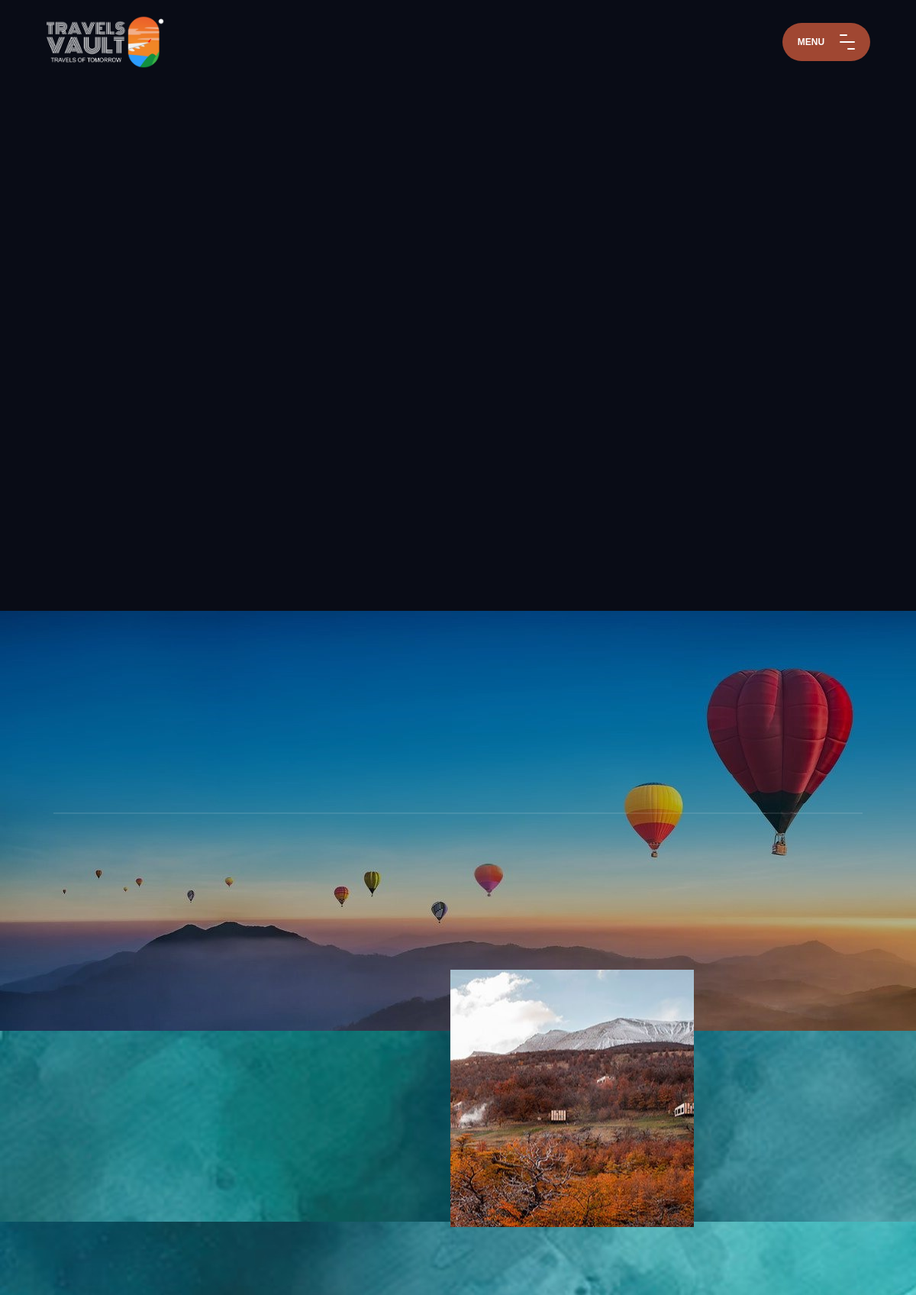
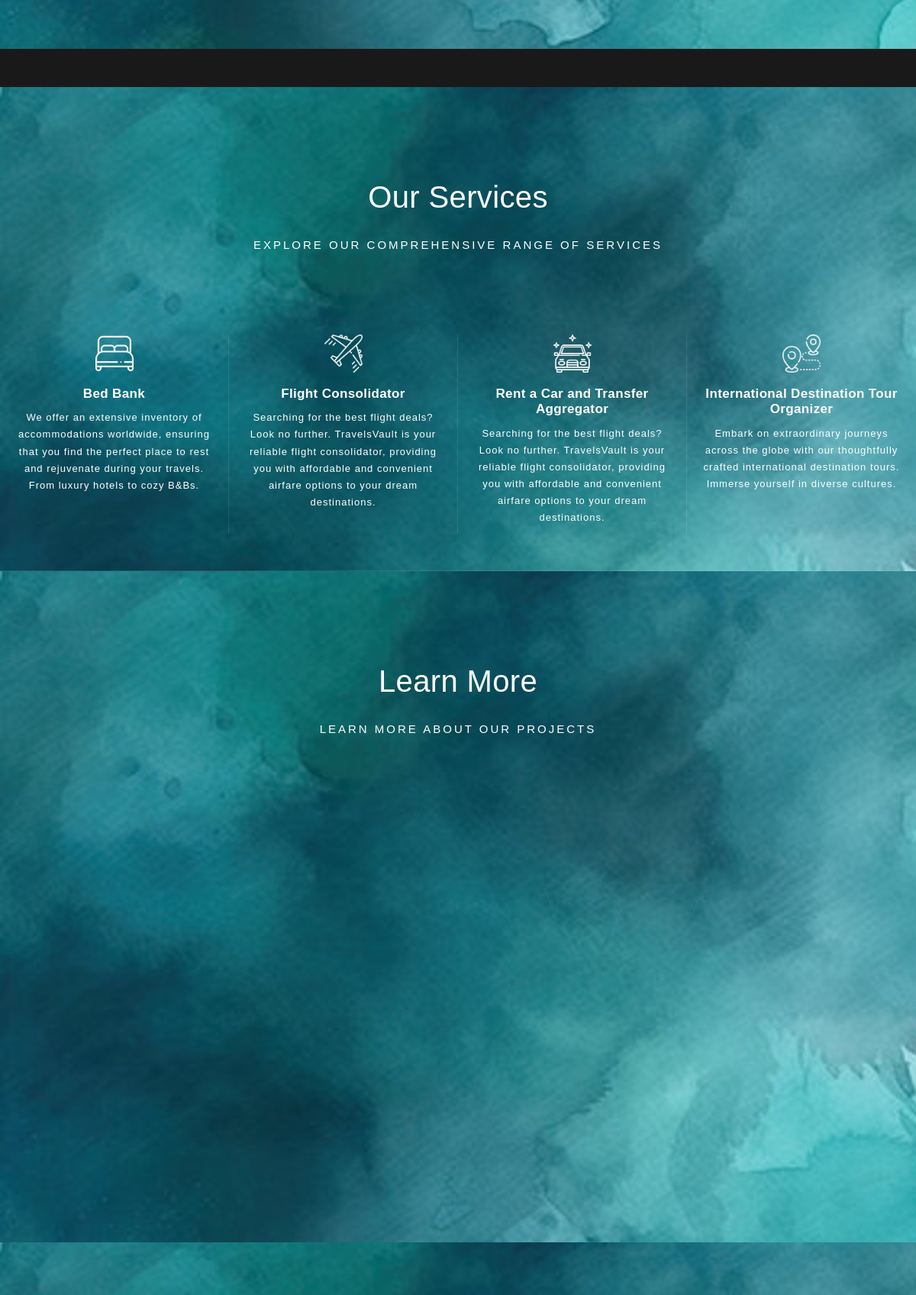
The page / (upper part) on the database its author committed (2 pictures, top to bottom).
### tables this page shows
CREATE TABLE `tbl_settings` (
  `id` int(11) NOT NULL,
  `logo` text NOT NULL,
  `favicon` text NOT NULL,
  `header_menu_one` text NOT NULL,
  `header_menu_two` text NOT NULL,
  `header_menu_three` text NOT NULL,
  `header_menu_four` text NOT NULL,
  `header_menu_five` text NOT NULL,
  `footer_text_1` text NOT NULL,
  `footer_text_2` text NOT NULL,
  `footer_text_3` text NOT NULL,
  `footer_text_3_link` text NOT NULL,
  `footer_mail_head` text NOT NULL,
  `footer_mail` text NOT NULL,
  `footer_offices_head` text NOT NULL,
  `footer_offices` text NOT NULL,
  `footer_about` text NOT NULL,
  `footer_copyright` text NOT NULL,
  `contact_address` text NOT NULL,
  `contact_email` text NOT NULL,
  `contact_phone` text NOT NULL,
  `contact_fax` text NOT NULL,
  `contact_map_iframe` text NOT NULL,
  `receive_email` text NOT NULL,
  `receive_email_subject` text NOT NULL,
  `receive_email_thank_you_message` text NOT NULL,
  `forget_password_message` text NOT NULL,
  `total_recent_post_footer` int(10) NOT NULL,
  `total_popular_post_footer` int(10) NOT NULL,
  `total_recent_post_sidebar` int(11) NOT NULL,
  `total_popular_post_sidebar` int(11) NOT NULL,
  `total_featured_product_home` int(11) NOT NULL,
  `total_latest_product_home` int(11) NOT NULL,
  `total_popular_product_home` int(11) NOT NULL,
  `meta_title_home` text NOT NULL,
  `meta_keyword_home` text NOT NULL,
  `meta_description_home` text NOT NULL,
  `banner_login` text NOT NULL,
  `banner_registration` text NOT NULL,
  `banner_forget_password` text NOT NULL,
  `banner_reset_password` text NOT NULL,
  `banner_search` text NOT NULL,
  `banner_cart` text NOT NULL,
  `banner_checkout` text NOT NULL,
  `banner_product_category` text NOT NULL,
  `banner_blog` text NOT NULL,
  `cta_title` text NOT NULL,
  `cta_content` text NOT NULL,
  `cta_read_more_text` text NOT NULL,
  `cta_read_more_url` text NOT NULL,
  `cta_photo` text NOT NULL,
  `featured_product_title` text NOT NULL,
  `featured_product_subtitle` text NOT NULL,
  `latest_product_title` text NOT NULL,
  `latest_product_subtitle` text NOT NULL,
  `popular_product_title` text NOT NULL,
  `popular_product_subtitle` text NOT NULL,
  `testimonial_title` text NOT NULL,
  `testimonial_subtitle` text NOT NULL,
  `testimonial_photo` text NOT NULL,
  `blog_title` text NOT NULL,
  `blog_subtitle` text NOT NULL,
  `newsletter_text` text NOT NULL,
  `paypal_email` text NOT NULL,
  `stripe_public_key` text NOT NULL,
  `stripe_secret_key` text NOT NULL,
  `bank_detail` text NOT NULL,
  `before_head` text NOT NULL,
  `after_body` text NOT NULL,
  `before_body` text NOT NULL,
  `home_service_on_off` int(11) NOT NULL,
  `home_welcome_on_off` int(11) NOT NULL,
  `home_featured_product_on_off` int(11) NOT NULL,
  `home_latest_product_on_off` int(11) NOT NULL,
  `home_popular_product_on_off` int(11) NOT NULL,
  `home_testimonial_on_off` int(11) NOT NULL,
  `home_blog_on_off` int(11) NOT NULL,
  `newsletter_on_off` int(11) NOT NULL,
  `ads_above_welcome_on_off` int(1) NOT NULL,
  `ads_above_featured_product_on_off` int(1) NOT NULL,
  `ads_above_latest_product_on_off` int(1) NOT NULL,
  `ads_above_popular_product_on_off` int(1) NOT NULL,
  `ads_above_testimonial_on_off` int(1) NOT NULL,
  `ads_category_sidebar_on_off` int(1) NOT NULL
);

CREATE TABLE `tbl_aboutus` (
  `id` int(11) NOT NULL,
  `aboutpage_bg_image` text NOT NULL,
  `aboutpage_img` text NOT NULL,
  `aboutpage_heading` text NOT NULL,
  `aboutpage_desc` text NOT NULL
);

CREATE TABLE `tbl_services` (
  `id` int(11) NOT NULL,
  `service_heading` text NOT NULL,
  `service_sub_heading` text NOT NULL,
  `service1_name` text NOT NULL,
  `service1_desc` text NOT NULL,
  `service2_name` text NOT NULL,
  `service2_desc` text NOT NULL,
  `service3_name` text NOT NULL,
  `service3_desc` text NOT NULL,
  `service4_name` text NOT NULL,
  `service4_desc` text NOT NULL,
  `service5_name` text NOT NULL,
  `service5_desc` text NOT NULL,
  `service6_name` text NOT NULL,
  `service6_desc` text NOT NULL,
  `service7_name` text NOT NULL,
  `service7_desc` text NOT NULL,
  `service1_image` text NOT NULL,
  `service2_image` text NOT NULL,
  `service3_image` text NOT NULL,
  `service4_image` text NOT NULL,
  `service5_image` text NOT NULL,
  `service6_image` text NOT NULL,
  `service7_image` text NOT NULL
);

CREATE TABLE `tbl_learnmore` (
  `id` int(11) NOT NULL,
  `learnmore_heading` text NOT NULL,
  `learnmore_sub_heading` text NOT NULL,
  `learnmore1_name` text NOT NULL,
  `learnmore1_desc` text NOT NULL,
  `learnmore1_btn_name` text NOT NULL,
  `learnmore1_btn_link` text NOT NULL,
  `learnmore2_name` text NOT NULL,
  `learnmore2_desc` text NOT NULL,
  `learnmore2_btn_name` text NOT NULL,
  `learnmore2_btn_link` text NOT NULL,
  `learnmore3_name` text NOT NULL,
  `learnmore3_desc` text NOT NULL,
  `learnmore3_btn_name` text NOT NULL,
  `learnmore3_btn_link` text NOT NULL,
  `learnmore1_image` text NOT NULL,
  `learnmore2_image` text NOT NULL,
  `learnmore3_image` text NOT NULL
);

### inc/db.php (called while the page is built, shortened)
<?php
include("admin/inc/config.php");
$statement = $pdo->prepare("SELECT * FROM tbl_settings WHERE id=1");
$statement->execute();
$result = $statement->fetchAll(PDO::FETCH_ASSOC);
foreach ($result as $row)
{
	$logo = $row['logo'];
}
?>

### services.php (the view, shortened to what this page needs)
<?php
$statement = $pdo->prepare("SELECT * FROM tbl_services WHERE id=1");
$statement->execute();
$result = $statement->fetchAll(PDO::FETCH_ASSOC);
foreach ($result as $row) {
    $service_sub_heading = $row['service_sub_heading'];
    $service_heading = $row['service_heading'];
    $service1_name = $row['service1_name'];
    $service1_desc = $row['service1_desc'];
    $service2_name = $row['service2_name'];
    $service2_desc = $row['service2_desc'];
    $service3_name = $row['service3_name'];
    $service4_name = $row['service4_name'];
    $service4_desc = $row['service4_desc'];
    $service1_image = $row['service1_image'];
    $service2_image = $row['service2_image'];
    $service3_image = $row['service3_image'];
    $service4_image = $row['service4_image'];
}
?>
<section id="sec-btm-line" style="background-image: url('images/dark-pattern-bg.jpg');background-color:black;">
  <div class="container" style="max-width:1400px;" id="service">
    <div class="row">
      <div class="col-12 wow" data-splitting>
        <div class="section-titles" style="margin-top:10em;">
          <div class="container">
            <h1 class="section-heading"><?php echo $service_heading ?></h1>
          </div>
          <h5 class="text-center-1 service-head"><?php echo $service_sub_heading ?></h5>
        </div>
      </div>
    <div class="row bottom-line" style="margin:auto;">
      <div class="col-lg-3 wow fadeIn service-div right-line">
        <img class="service-white-img" src="<?php echo BASE_URL; ?>uploads/services/<?php echo $service1_image; ?>" alt="<?php echo $service1_name ?>">
        <h2 class="text-center-1 service-head"><strong><?php echo $service1_name ?></strong></h2>
        <h2 class="service-desc text-center-1">
        <?php echo $service1_desc ?>
        </h2>
      </div>
      <div class="col-lg-3 wow fadeIn service-div right-line">
        <img class="service-white-img" src="<?php echo BASE_URL; ?>uploads/services/<?php echo $service2_image; ?>" alt="<?php echo $service2_name ?>">
        <h2 class="text-center-1 service-head"><strong><?php echo $service2_name ?></strong></h2>
        <h2 class="service-desc text-center-1">
        <?php echo $service2_desc ?>
        </h2>
      </div>
      <div class="col-lg-3 wow fadeIn service-div right-line">
        <img class="service-white-img" src="<?php echo BASE_URL; ?>uploads/services/<?php echo $service3_image; ?>" alt="<?php echo $service3_name ?>">
        <h2 class="text-center-1 service-head"><strong><?php echo $service3_name ?></strong></h2>
        <h2 class="service-desc text-center-1">
        <?php echo $service2_desc ?>
        </h2>
      </div>
      <div class="col-lg-3 wow fadeIn service-div">
        <img class="service-white-img" src="<?php echo BASE_URL; ?>uploads/services/<?php echo $service4_image; ?>" alt="<?php echo $service4_name ?>">
        <h2 class="text-center-1 service-head"><strong><?php echo $service4_name ?></strong></h2>
        <h2 class="service-desc text-center-1">
        <?php echo $service4_desc ?>
        </h2>
      </div>
    </div>
    </div>
  </div>
</section>

### inc/header.php (shortened to what this page needs)
<nav class="topbar">
  <div class="logo"><a href="index.php"><img src="<?php echo BASE_URL; ?>uploads/<?php echo $logo; ?>" srcset="<?php echo BASE_URL; ?>uploads/<?php echo $logo; ?>" alt="Image"></a></div>
  <div class="list-container">
  <button class="more-button child bounce" aria-label="Menu Button">
    MENU &nbsp;&nbsp;&nbsp;&nbsp;&nbsp;
    <div class="menu-icon-wrapper">
      <div class="menu-icon-line half first"></div>
      <div class="menu-icon-line"></div>
      <div class="menu-icon-line half last"></div>
    </div>
  </button>
  </div>
</nav>
  <link rel="stylesheet" href="https://cdnjs.cloudflare.com/ajax/libs/font-awesome/6.4.0/css/all.min.css" />

### about.php (shortened to what this page needs)
<?php
$statement = $pdo->prepare("SELECT * FROM tbl_aboutus WHERE id=1");
$statement->execute();
$result = $statement->fetchAll(PDO::FETCH_ASSOC);
foreach ($result as $row) {
    $aboutpage_bg_image = $row['aboutpage_bg_image'];
    $why_we_do_it = $row['why_we_do_it'];
}
?>
<link rel="stylesheet" href="css/about.css">
<section id="about-us" style="background-image: url('images/dark-pattern-bg.jpg');">
<div class="full_box snipcss-LckzP" style="background-image: url('<?php echo BASE_URL; ?>uploads/<?php echo $aboutpage_bg_image; ?>');">
  <div class="center_box table tether-target-attached-top tether-element-attached-top tether-element-attached-center tether-target-attached-center" style="margin-bottom:0rem;">
      <div class="cell middle left">
          <div class="text">
              <h1 class="about-heading"><?php echo $why_we_do_it; ?></h1>
          </div>
      </div>
  </div>
</div>
<div class="full_box bird_box snipcss0-0-0-1 snipcss-cbpvt" id="bird-with-mount" style="background-image: url('images/dark-pattern-bg.jpg');height:250px;">
  <div class="center_box snipcss0-1-1-2 snipcss0-0-0-1">
    <div class="bird snipcss0-2-2-3 snipcss0-1-1-2">
      <div class="imgLoadC n_2 snipcss0-3-3-4 snipcss0-2-2-3">
        <div class="black_b image fadeStyle loaded snipcss0-4-4-5 snipcss0-3-3-4 style-QPgth" id="style-QPgth">
        </div>
      </div>
      <div class="square snipcss0-3-3-6 snipcss0-2-2-5">
        <div class="imgLoadC n_3 snipcss0-4-6-7 snipcss0-3-5-6">
          <div class="color_b image fadeStyle loaded snipcss0-5-7-8 snipcss0-4-6-7 style-xQog1" id="style-xQog1">
          </div>
        </div>
      </div>
    </div>
  </div>
</div>
<div class="col-12 wow" data-splitting>
        <div class="section-titles" style="margin-top:10em;">
          <div class="container">
          </div>
        </div>
      </div>
</section>

### learn-more.php (shortened to what this page needs)
<!DOCTYPE html>
<html
  data-wf-domain="en.weflash.studio"
  data-wf-page="645a7ce6e76ae5d672aaaa17"
  data-wf-site="6259b3c63355da10caea6676"
  lang="en"
  data-wg-translated="en"
>
  <head>
    <link
      href="uploads-ssl.webflow.com/6259b3c63355da10caea6676/css/weflash.webflow.ae502d68a.min.css"
      rel="stylesheet"
      type="text/css"
    />
  </head>
  <body class="body">
    <div
      class="cursor-wrapper hide-mobile-landscape hide-mobile-portrait hide-tablet"
    >
    </div>
<?php
$statement = $pdo->prepare("SELECT * FROM tbl_learnmore WHERE id=1");
$statement->execute();
$result = $statement->fetchAll(PDO::FETCH_ASSOC);
?>
<?php
$statement = $pdo->prepare("SELECT * FROM tbl_learnmore WHERE id=1");
$statement->execute();
$result = $statement->fetchAll(PDO::FETCH_ASSOC);
foreach ($result as $row) {
    $learnmore_heading = $row['learnmore_heading'];
    $learnmore_sub_heading = $row['learnmore_sub_heading'];
}
?>
      <section id="down" class="section-projekt" style="background-image: url('images/dark-pattern-bg.jpg');">
        <div class="page-padding">
          <div class="container-large">
            <div class="section-titles" style="margin-top:10em;margin-bottom:0px;">
            <div class="container">
              <h1 class="section-heading"><?php echo $learnmore_heading ?></h1>
            </div>
            <h5 class="text-center-1 service-head learn-more-sub"><?php echo $learnmore_sub_heading ?></h5>
            </div>
            <div class="projekt-list-wrapper w-dyn-list">
              <div role="list" class="projekt-list w-dyn-items">
              </div>
            </div>
          </div>
        </div>
      </section>
  </body>
</html>

### rows shown on the page
tbl_settings: logo (picture)
tbl_aboutus: aboutpage_bg_image (picture)
tbl_services: service1_image (picture), service1_name "Bed Bank", service1_desc "We offer an extensive inventory of accommodations worldwide, ensuring that you find the perfect place to rest and rejuvenate during your travels. From luxury hotels to cozy B&Bs.", service2_image (picture), service2_name "Flight Consolidator", service2_desc "Searching for the best flight deals? Look no further. TravelsVault is your reliable flight consolidator, providing you with affordable and convenient airfare options to your dream destinations.", service3_image (picture), service3_name "Rent a Car and Transfer Aggregator", service4_image (picture), service4_name "International Destination Tour Organizer", service4_desc "Embark on extraordinary journeys across the globe with our thoughtfully crafted international destination tours. Immerse yourself in diverse cultures."
tbl_learnmore: learnmore_heading "Learn More", learnmore_sub_heading "LEARN MORE ABOUT OUR PROJECTS"
